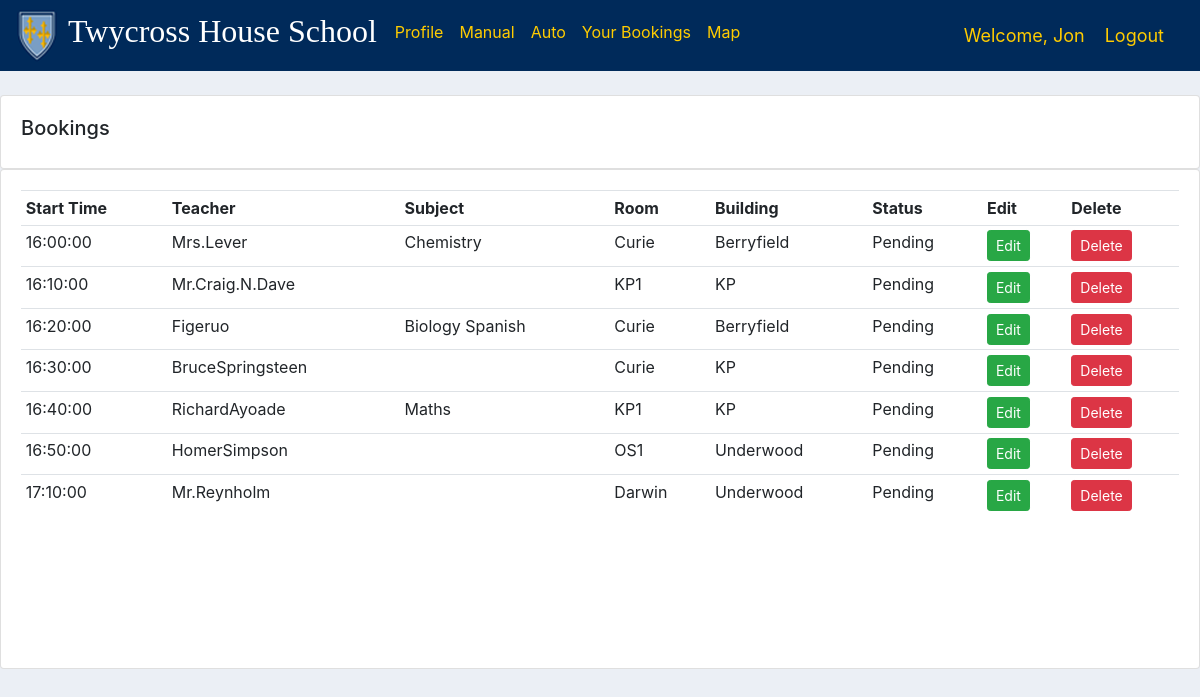
The page /userStudentBookings/ (signed in) on the database its author committed.
### main/models.py (models this page shows, shortened)
class Booking(models.Model):
    STATUS = (
        ('Pending', 'Pending'),
        ('Complete', 'Complete'),
    )
    booking_id = models.UUIDField(default=uuid.uuid4, unique=True, primary_key=True)
    student = models.ForeignKey(Student, null=True, on_delete= models.CASCADE)
    teacher = models.ForeignKey(Teacher, null=True, on_delete= models.CASCADE)
    timeslot = models.ForeignKey(Timeslot, null=True, on_delete= models.CASCADE)
    status = models.CharField(max_length=200, null=True, choices=STATUS)
    date = models.ForeignKey(EveningDate, null=True, on_delete= models.CASCADE)
    date_created = models.DateTimeField(auto_now_add=True, null=True)

class Timeslot(models.Model):
    start_time = models.TimeField(null=True)
    end_time = models.TimeField(null=True)
    def __str__(self):
        return str(self.start_time)

class Teacher(models.Model):
    user = models.OneToOneField(User, null=True, on_delete=models.CASCADE)
    name = models.CharField(max_length=200, null=True)
    email = models.CharField(max_length=200, null=True)
    building = models.ForeignKey(Building, null=True, on_delete= models.SET_NULL)
    room = models.ForeignKey(Room, null=True, on_delete= models.SET_NULL)
    subjects = models.ManyToManyField(Subject)
    def __str__(self):
        return self.name

class Subject(models.Model):
    name = models.CharField(max_length=200, null=True)

class Room(models.Model):
    name = models.CharField(max_length=200, null=True)
    building = models.ForeignKey(Building, null=True, on_delete= models.CASCADE)
    def __str__(self):
        return self.name

class Building(models.Model):
    name = models.CharField(max_length=200, null=True)
    def __str__(self):
        return self.name

### users/decorators.py (the view)
        def wrapper_func(request, *args, **kwargs):
            group = None
            if request.user.groups.exists():
                group = request.user.groups.all()[0].name
            if group in allowed_roles:
                return view_func(request, *args, **kwargs)
            elif group == "teacher":
                return redirect('userTeacherBookings')
            elif group == "student":
                return redirect('userStudentBookings')
            elif group == "admin":
                return redirect('dashboard')
            elif group == "parent":
                return redirect('userParent')

### manual/extras.py (called while the page is built)
def sortBookings(pBookings):
    oldStringTimeslots = []
    for booking in pBookings:
        oldStringTimeslots.append(str(booking.timeslot))
    numbersTimeslots = []
    for timeslot in oldStringTimeslots:
        timeslot = timeslot.replace(":", "")
        timeslot = int(timeslot)
        numbersTimeslots.append(timeslot)
    mergeSort(numbersTimeslots)
    sortedTimeslots = []
    for item in numbersTimeslots:
        text = ""
        text += str(item)[0] + str(item)[1]
        text += ":"
        text += str(item)[2] + str(item)[3]
        text += ":"
        text += str(item)[4] + str(item)[5]
        sortedTimeslots.append(text)
    finalTimeslots = []
    for item in sortedTimeslots:
        for booking in pBookings:
            if str(booking.timeslot) == item and booking not in finalTimeslots:
                finalTimeslots.append(booking)
    return finalTimeslots

### manual/mergeSort.py (called while the page is built)
def mergeSort(mergeList):
  if len(mergeList) > 1:
    mid = len(mergeList) // 2     # Gets the midpoint as an integer
    lefthalf = mergeList[:mid]  # Puts the left half of mergelist into lefthalf
    righthalf = mergeList[mid:] # Puts the right half of mergelist into righthalf
    mergeSort(lefthalf)
    mergeSort(righthalf)
    i = 0
    j = 0
    k = 0
    while i < len(lefthalf) and j < len(righthalf):
      if lefthalf[i] < righthalf[j]:
        mergeList[k] = lefthalf[i]
        i = i + 1
      else:
        mergeList[k] = righthalf[j]
        j = j + 1
      k = k + 1
    while i < len(lefthalf):
      mergeList[k] = lefthalf[i]
      i = i + 1
      k = k + 1
    while j < len(righthalf):
      mergeList[k] = righthalf[j]
      j = j + 1
      k = k + 1

### users/views.py (called while the page is built)
@login_required(login_url='login')
@allowed_users(allowed_roles=['student'])
def userStudentBookings(request):
    bookings = request.user.student.booking_set.all()
    student = request.user.student
    total_bookings = bookings.count()
    finalBookings = sortBookings(bookings)
    context = {'student':student, 'bookings':finalBookings, 'total_bookings':total_bookings}
    return render(request, 'users/userStudentBookings.html', context)

### users/templates/users/userStudentBookings.html
{% extends 'main/main.html' %}
{% block content %}
<br>
<div class="row">
	<div class="col-md">
		<div class="card card-body">
			<h5>Bookings</h5>
		</div>
		<div class="card card-body" style="height: 500px; overflow-y: auto;">
			<table class="table table-sm">
				<tr>
					<th>Start Time</th>
					<th>Teacher</th>
					<th>Subject</th>
					<th>Room</th>
					<th>Building</th>
					<th>Status</th>
					<th>Edit</th>
					<th>Delete</th>
				</tr>
				{% for booking in bookings %}
					<tr>
						<td>{{booking.timeslot}}</td>
						<td>{{booking.teacher}}</td>
						<td>
							{% for subject in booking.teacher.subjects.all %}
							{% if subject in booking.student.subjects.all %}
								{{ subject.name }}{% if not forloop.last %} {% endif %}
							{% endif %}
							{% endfor%}
						</td>
						<td>{{booking.teacher.room}}</td>
						<td>{{booking.teacher.building}}</td>
						<td>{{booking.status}}</td>
						{%if booking.status == "Pending" %}
							<td><a class="btn btn-sm btn-success" href="{% url 'student_edit_manual' booking.booking_id %}">Edit</a></td>
							<td><a class="btn btn-sm btn-danger" href="{% url 'delete_booking' booking.booking_id %}">Delete</a></td>
						{% else %}
						<td>-</td>
						<td>-</td>
						{% endif %}
					</tr>
				{% endfor %}
			</table>
		</div>
	</div>
</div>
{% endblock %}

### main/templates/main/navbar.html (shortened to what this page needs)
{% load static %}
<nav class="navbar navbar-expand-lg navbar-light" style="background-color: #002A5A;" id="na">
    <a href="{% url 'home' %}"><img src="{% static 'images/logo.png' %}"></a>
    <div class="collapse navbar-collapse" id="navbarNav">
      <ul class="navbar-nav">
        <li class="nav-item active">
          <h2 style="color: #ffffff; margin-left: 10px; margin-right: 10px; font-family: 'Iowan Old Style', serif;">Twycross House School</h2>
        </li>
        {% if request.user.is_staff %}
        <li class="nav-item active">
          <a class="nav-link" href="{% url 'dashboard' %}" style="color: #ffcc00;">Dashboard</a>
        </li>
        <li class="nav-item">
          <a class="nav-link" href="{% url 'bookings' %}" style="color: #ffcc00;">Bookings</a>
        </li>
        <li class="nav-item">
          <a class="nav-link" href="{% url 'registerStudent' %}" style="color: #ffcc00;">Register Student</a>
        </li>
        <li class="nav-item">
          <a class="nav-link" href="{% url 'registerTeacher' %}" style="color: #ffcc00;">Register Teacher</a>
        </li>
        <li class="nav-item">
          <a class="nav-link" href="{% url 'registerParent' %}" style="color: #ffcc00;">Register Parent</a>
        </li>
        <li class="nav-item">
          <a class="nav-link" href="{% url 'sheetLVI' %}" style="color: #ffcc00;">LVI</a>
        </li>
        <li class="nav-item">
          <a class="nav-link" href="{% url 'sheetUVI' %}" style="color: #ffcc00;">UVI</a>
        </li>
        {% elif request.user.groups.all.0.name == "student" %}
        <li class="nav-item">
          <a class="nav-link" href="{% url 'userStudent' %}" style="color: #ffcc00;">Profile</a>
        </li>
        <li class="nav-item">
          <a class="nav-link" href="{% url 'manual' %}" style="color: #ffcc00;">Manual</a>
        </li>
        <li class="nav-item">
          <a class="nav-link" href="{% url 'auto' %}" style="color: #ffcc00;">Auto</a>
        </li>
        <li class="nav-item">
          <a class="nav-link" href="{% url 'userStudentBookings' %}" style="color: #ffcc00;">Your Bookings</a>
        </li>
        <li class="nav-item">
          <a class="nav-link" href="{% url 'map' %}" style="color: #ffcc00;">Map</a>
        </li>
        {% elif request.user.groups.all.0.name == "parent" %}
        <li class="nav-item">
          <a class="nav-link" href="{% url 'userParent' %}" style="color: #ffcc00;">Profile</a>
        </li>
        {% else %}
        <li class="nav-item">
          <a class="nav-link" href="{% url 'login' %}" style="color: #ffcc00;">Login</a>
        </li>
        {% endif %}
      </ul>
    </div>
{% if request.user.is_staff or request.user.groups.all.0.name == "teacher" or request.user.groups.all.0.name == "student" or request.user.groups.all.0.name == "parent" %}
<span class="hello-msg">Welcome, {{request.user}}</span>
<span><a class="hello-msg" href="{% url 'logout' %}">Logout</a></span>
{% endif %}
</nav>

### static/css/main.css (style rules this page uses)
body { background-color: #ebeff5; }

### main/templates/main/navbar.html (style rules this page uses)
.hello-msg { font-size: 18px; color: #ffcc00; margin-right: 20px; }
#na { z-index:2; }

### rows shown on the page
Booking: timeslot "16:00:00", teacher "Mrs.Lever", teacher.room "Curie", teacher.building "Berryfield", status "Pending", shows "Edit"
Subject: name "Chemistry"
Booking: timeslot "16:10:00", teacher "Mr.Craig.N.Dave", teacher.room "KP1", teacher.building "KP", status "Pending", shows "Edit"
Booking: timeslot "16:20:00", teacher "Figeruo", teacher.room "Curie", teacher.building "Berryfield", status "Pending", shows "Edit"
Subject: name "Biology"
Subject: name "Spanish"
Booking: timeslot "16:30:00", teacher "BruceSpringsteen", teacher.room "Curie", teacher.building "KP", status "Pending", shows "Edit"
Booking: timeslot "16:40:00", teacher "RichardAyoade", teacher.room "KP1", teacher.building "KP", status "Pending", shows "Edit"
Subject: name "Maths"
Booking: timeslot "16:50:00", teacher "HomerSimpson", teacher.room "OS1", teacher.building "Underwood", status "Pending", shows "Edit"
Booking: timeslot "17:10:00", teacher "Mr.Reynholm", teacher.room "Darwin", teacher.building "Underwood", status "Pending", shows "Edit"

### other values the page prints
{{ request.user }} "Jon"
